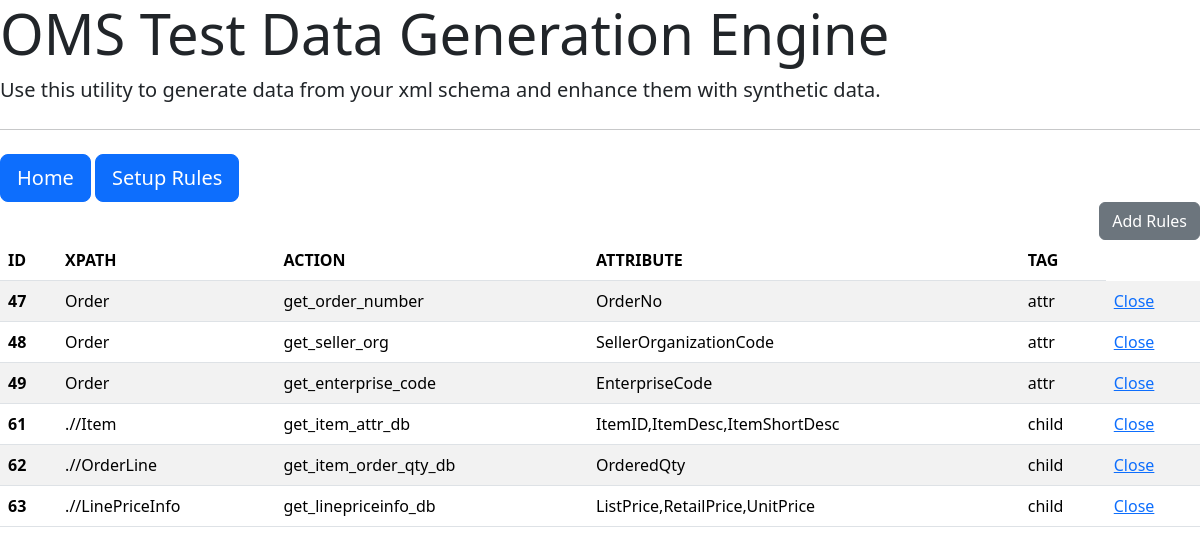
/rules, run on an earlier commit of the app's database.
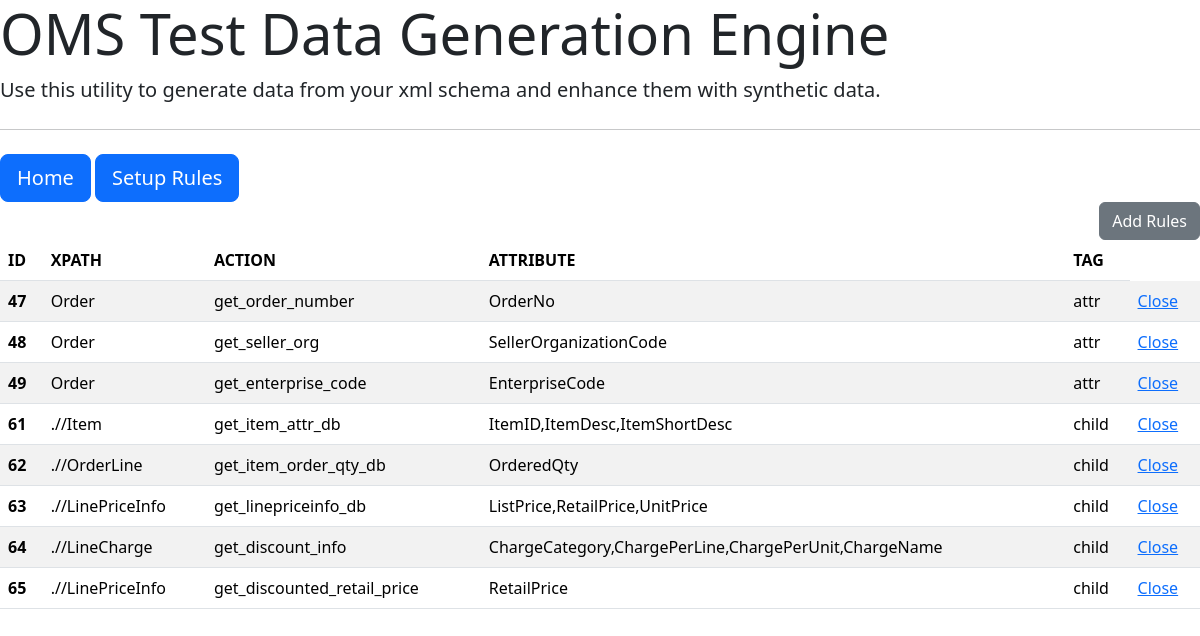
And on a later commit of the database.
### tables this page shows
CREATE TABLE rules_table 
(id INTEGER PRIMARY KEY AUTOINCREMENT,
xpath TEXT,
action TEXT,
attribute TEXT,
tag TEXT
);

### app.py (the view)
@app.route("/rules", methods=["GET", "POST"])
def rules():
    rules_data = query_db()
    return render_template("rules.html", rules_data=rules_data)

### app.py (called while the page is built)
def query_db():
    connie = sqlite3.connect(db_locale)
    c = connie.cursor()
    c.execute("""
    SELECT * FROM rules_table
    """)
    r_data = c.fetchall()
    return r_data

### templates/rules.html (shortened to what this page needs)
{% extends "base.html" %}
{% block content %}
<div class="d-grid gap-2 d-md-flex justify-content-md-end">
     <a class="btn btn-secondary" href="{{url_for('add_rules')}}" role="button">Add Rules</a>
</div>
<table class="table table-striped">
    <thead>
    <tr>
        <th scope="col">ID</th>
        <th scope="col">XPATH</th>
        <th scope="col">ACTION</th>
        <th scope="col">ATTRIBUTE</th>
        <th scope="col">TAG</th>
    </tr>
    </thead>
    <tbody>
    {% for r in rules_data %}
    <tr>
        <th scope="row">{{ r[0] }}</th>
        <td>{{ r[1] }}</td>
        <td>{{ r[2] }}</td>
        <td>{{ r[3] }}</td>
        <td>{{ r[4] }}</td>
        <td><a href="#" onclick="confirmDelete({{ r[0] }})">Close</a>
    </tr>
    {% endfor %}
    </tbody>
</table>
{% endblock %}

### templates/base.html (shortened to what this page needs)
<!doctype html>
<html lang="en">
<head>
    <link href="https://cdn.jsdelivr.net/npm/bootstrap@5.3.2/dist/css/bootstrap.min.css" rel="stylesheet"
>
</head>
<body>
<div class="jumbotron">
    <h1 class="display-4">OMS Test Data Generation Engine</h1>
    <p class="lead">Use this utility to generate data from your xml schema and enhance them with synthetic data.</p>
    <hr class="my-4">
    <a class="btn btn-primary btn-lg" href="{{url_for('home')}}" role="button">Home</a>
    <a class="btn btn-primary btn-lg" href="{{url_for('rules')}}" role="button">Setup Rules</a>
</div>
<main>
    {% block content %}
    {% endblock %}
</main>
</body>
</html>

What changed in the data, as far as the page shows it:
added rules_table: id "64", xpath ".//LineCharge", action "get_discount_info", attribute "ChargeCategory,ChargePerLine,ChargePerUnit,ChargeName", tag "child"
added rules_table: id "65", xpath ".//LinePriceInfo", action "get_discounted_retail_price", attribute "RetailPrice", tag "child"
